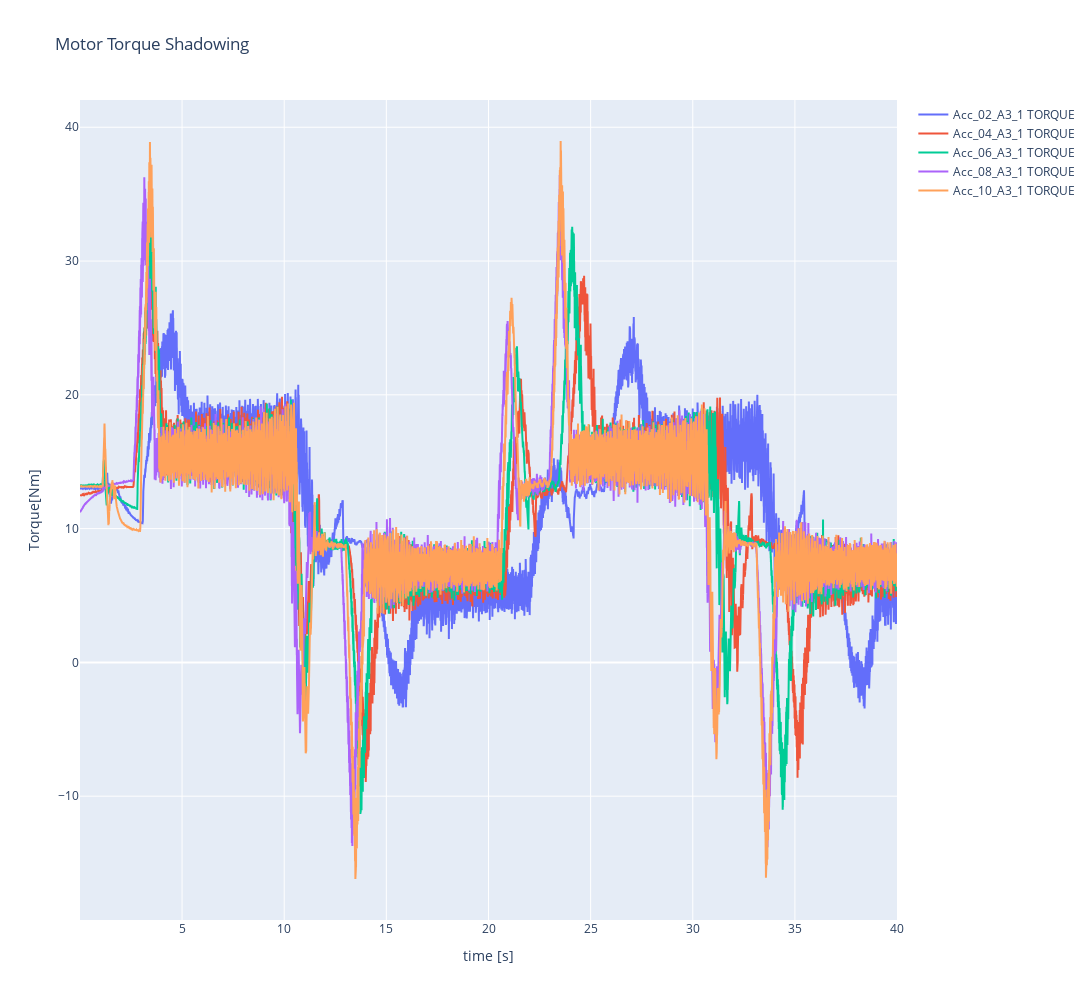

Notebook source saved alongside this figure:
### Code cell
timeLimit = 40
shadowPlot(torques[torques['time']<timeLimit], "Motor Torque Shadowing", "Torque[Nm]")

### Figure 1 — Plotly figure (JSON) as saved in the notebook; plotly's stock layout.template omitted (floating-point values rounded to 4 significant figures; data arrays with more than 128 entries replaced by an {"elided": "..."} marker saying what was removed)
{"data": [{"mode": "lines", "name": "Acc_02_A3_1 TORQUE", "type": "scatter", "x": {"elided": "9999 float values"}, "y": {"elided": "9999 float values"}}, {"mode": "lines", "name": "Acc_04_A3_1 TORQUE", "type": "scatter", "x": {"elided": "9999 float values"}, "y": {"elided": "9999 float values"}}, {"mode": "lines", "name": "Acc_06_A3_1 TORQUE", "type": "scatter", "x": {"elided": "9999 float values"}, "y": {"elided": "9999 float values"}}, {"mode": "lines", "name": "Acc_08_A3_1 TORQUE", "type": "scatter", "x": {"elided": "9999 float values"}, "y": {"elided": "9999 float values"}}, {"mode": "lines", "name": "Acc_10_A3_1 TORQUE", "type": "scatter", "x": {"elided": "9999 float values"}, "y": {"elided": "9999 float values"}}], "layout": {"height": 1000, "title": {"text": "Motor Torque Shadowing"}, "width": 1550, "xaxis": {"anchor": "y", "domain": [0, 1], "title": {"text": "time [s]"}}, "yaxis": {"anchor": "x", "domain": [0, 1], "title": {"text": "Torque[Nm]"}}}}
